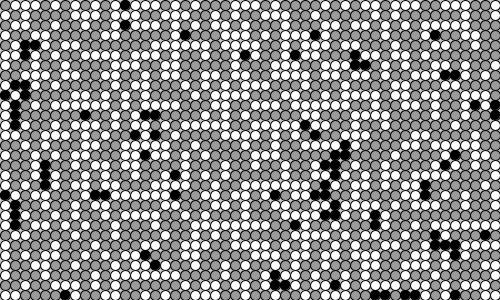
Frame 1 (no input)
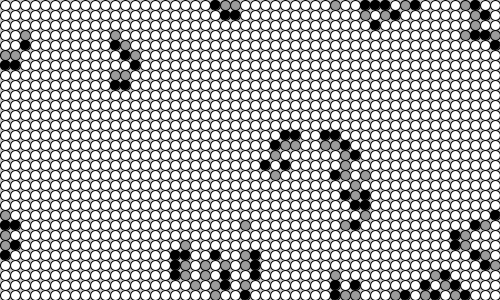
Frame 60 (the mouse pressed at the canvas centre just before this capture)
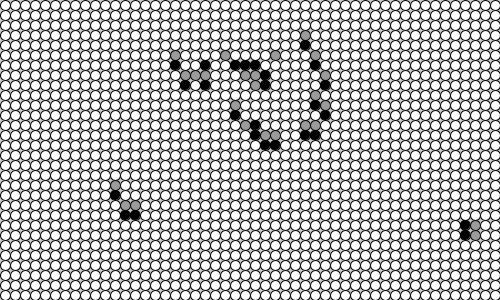
Frame 120 (the mouse held since frame 60 and released just before this capture)

The Processing sketch that drew these frames (run headless with seeded random() and noise(); from frame 60 on, the mouse is pressed at the canvas centre):

// Processing sketch: gol_brians_brain
// ── gol_brians_brain.pde
Cell[][] _cellArray;
int _cellSize = 10;
int _numX, _numY;

void setup() {
  size(500, 300);
  _numX = floor(width / _cellSize);
  _numY = floor(height / _cellSize);
  restart();
}

void restart() {
  _cellArray = new Cell[_numX][_numY];
  for(int x = 0; x < _numX; x++) {
    for(int y = 0; y < _numY; y++) {
      Cell newCell = new Cell(x, y);
      _cellArray[x][y] = newCell;
    }
  }
  
  for(int x = 0; x < _numX; x++) {
    for(int y = 0; y < _numY; y++) {
      int above = y - 1;
      int below = y + 1;
      int left = x - 1;
      int right = x + 1;
      
      if (above < 0) {above = _numY - 1;}
      if (below == _numY) {below = 0;}
      if (left < 0) {left = _numX - 1;}
      if (right == _numX) {right = 0;}
      
      _cellArray[x][y].addNeighbor(_cellArray[left][above]);
      _cellArray[x][y].addNeighbor(_cellArray[left][y]);
      _cellArray[x][y].addNeighbor(_cellArray[left][below]);
      _cellArray[x][y].addNeighbor(_cellArray[x][below]);
      _cellArray[x][y].addNeighbor(_cellArray[right][below]);
      _cellArray[x][y].addNeighbor(_cellArray[right][y]);
      _cellArray[x][y].addNeighbor(_cellArray[right][above]);
      _cellArray[x][y].addNeighbor(_cellArray[x][above]);
    }
  }
}

void draw() {
  background(200);
  for(int x = 0; x < _numX; x++) {
    for(int y = 0; y < _numY; y++) {
      _cellArray[x][y].calcNextState();
    }
  }  
  
  translate(_cellSize / 2, _cellSize / 2);
  
  for(int x = 0; x < _numX; x++) {
    for(int y = 0; y < _numY; y++) {
      _cellArray[x][y].drawMe();
    }
  }  
}

void mousePressed() {
  restart();
}

class Cell {
  float x, y;
  int state, nextState;
  Cell[] neighbors;
  
  Cell(float ex, float why) {
    x = ex * _cellSize;
    y = why * _cellSize;
    
    nextState = int(random(2));
    state = nextState;
    neighbors = new Cell[0];
  }
  
  void addNeighbor(Cell cell) {
    neighbors = (Cell[])append(neighbors, cell);
  }
  
  void calcNextState() {
    if (state == 0) {
      int firingCount = 0;
      for (int i = 0; i < neighbors.length; i++) {
        if (neighbors[i].state == 1) {
          firingCount++;
        }
      }
      
      nextState = state;
      if (firingCount == 2) {
        nextState = 1;
      }
    } else if (state == 1) {
      nextState = 2;
    } else if (state == 2) {
      nextState = 0;
    }
  }
  
  void drawMe() {
    state = nextState;
    stroke(0);
    
    fill(0);
    if (state  == 1) {
      fill(0);
    } else if (state == 2) {
      fill(155);
    } else {
      fill(255);
    }
    
    ellipse(x, y, _cellSize, _cellSize);  
  }
}
